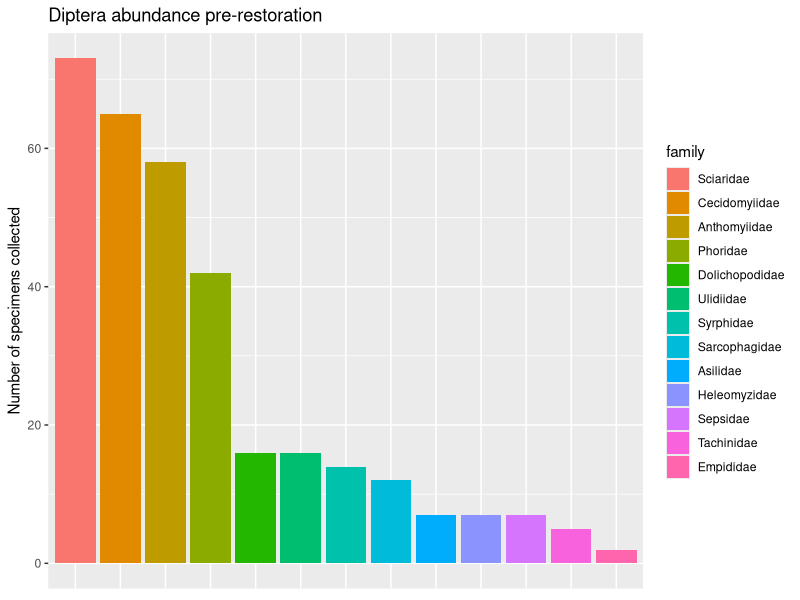
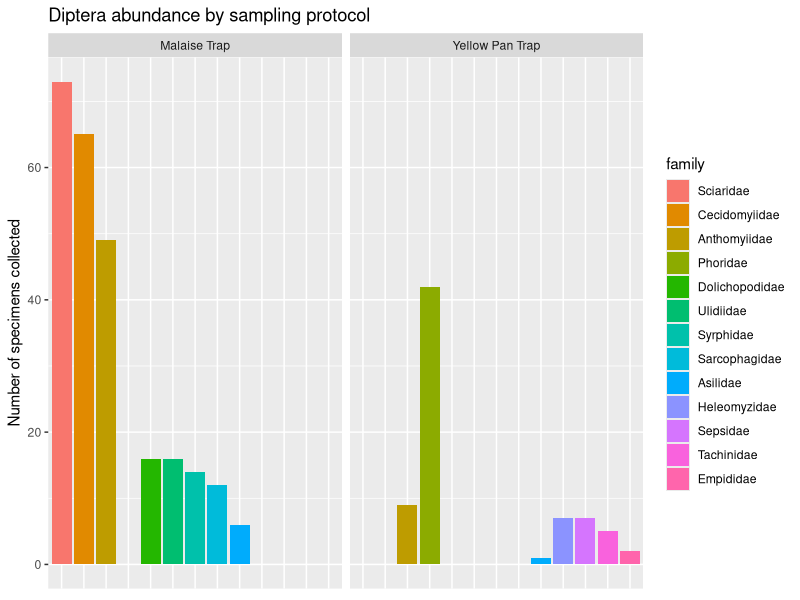
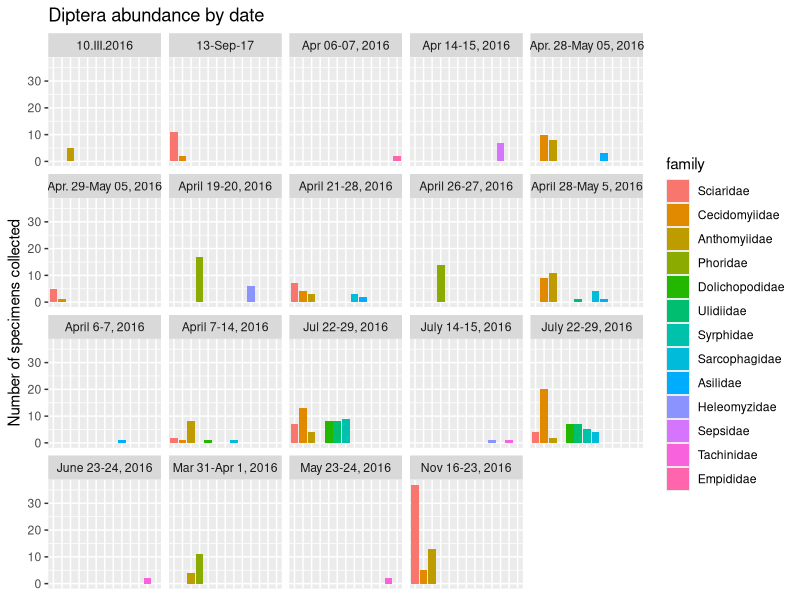
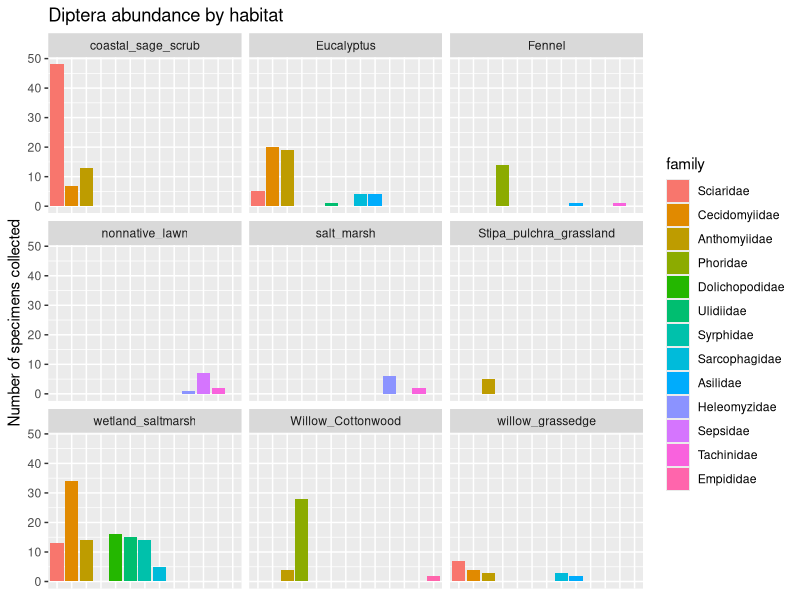

Write R code to recreate these figures, in order.
## ---- chunk 1
knitr::opts_chunk$set(echo = TRUE)
## ---- chunk 2
library(tidyverse)
library(RColorBrewer)
library(forcats)
## ---- chunk 3
alldiptera<- read_csv("ncosdipwithhabitatedit.csv")


#make df way less obnoxious
dipncos <-alldiptera %>%
  select(
    order, family, scientificName, year, month, eventDate, verbatimEventDate, samplingProtocol, habitat, country, stateProvince, county, municipality, decimalLatitude, decimalLongitude, recordedBy) 


## ---- chunk 4
#get rid of giganctic NA column for things not yet ID'd
ncosdipbar <- dipncos %>% filter(family != "NA")

#fcy_infreq makes the bars go in decreasong order
familyabund<- ggplot(mutate
                     (ncosdipbar, family = fct_infreq(family))) + 
  geom_bar(
    aes(x = family, fill= family)) +
  labs(x="Family-level Identification", y="Number of specimens collected", title = "Diptera abundance pre-restoration") +
  theme(axis.title.x=element_blank(),
        axis.text.x=element_blank(),
        axis.ticks.x=element_blank()
        )
#theme stuff makes it so theres no x axis info

familyabund
########################################################################################

traptype <- familyabund + facet_wrap(~samplingProtocol) +labs(title = "Diptera abundance by sampling protocol")
traptype

########################################################################################

yeardip <- familyabund + facet_wrap(~verbatimEventDate) + labs(title = "Diptera abundance by date")
yeardip

#######################################################################################
#these habitats are inputed terribly ill have to manually rename them in the csv


habdip <- familyabund + facet_wrap(~habitat) + labs(title = "Diptera abundance by habitat")
habdip
